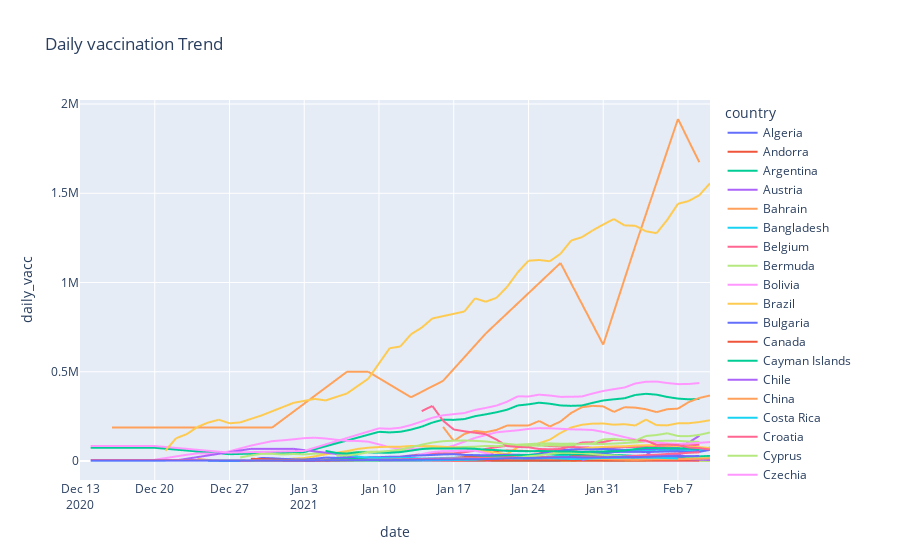

Here is the notebook cell this chart was saved with:
### Markdown cell above
0.51% of the whole population are vaccinated in India

### Code cell
# Daily Vaccination Trend
px.line(cv, x = 'date', y ='daily_vacc', color = 'country',title = 'Daily vaccination Trend')
